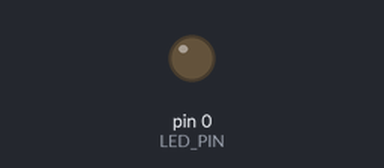
Bench run of a sketch on a simulated Arduino Uno, built with avr-gcc and run on an emulated ATmega328P. On the bench: output pins drawn as LEDs (lit = HIGH). Sleep ends after the set time or at an interrupt.

Above: at 6.0 s.
At 10.4 s:
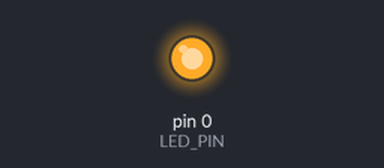
Timing chart, 0 to 13.9 s (numbered marks = the images above):
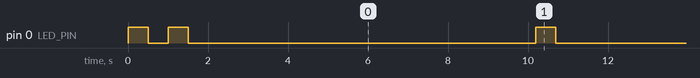

The sketch:

test-attiny84-low-power.ino
```cpp
#include <avr/sleep.h>
#include <avr/wdt.h>

#define LED_PIN 0

#define adc_disable() (ADCSRA &= ~(1<<ADEN))

void setup() {
  pinMode(LED_PIN, OUTPUT);

  blinkLed();
  blinkLed();
}

void blinkLed(void) {
  digitalWrite(LED_PIN, HIGH);
  delay(500);
  digitalWrite(LED_PIN, LOW);
  delay(500);
}

void powerDown(void) {
  PRR |= _BV(PRTIM1) | _BV(PRADC);
}

void powerUp(void) {
  PRR = 0;// &= ~_BV(PRTIM1) & ~_BV(PRADC);
}

// Handle watchdog timer interrupt
ISR(WDT_vect) {
  wdt_disable();  // disable watchdog
}

void myWatchdogEnable(const byte interval) {
  MCUSR = 0;                          // reset various flags
  WDTCSR |= 0b00011000;               // see docs, set WDCE, WDE
  WDTCSR =  0b01000000 | interval;    // set WDIE, and appropriate delay

  wdt_reset();
  set_sleep_mode(SLEEP_MODE_PWR_DOWN);
  sleep_mode();            // now goes to Sleep and waits for the interrupt
}

void loop(void) {
  powerDown();
  myWatchdogEnable (0b100001);
  powerUp();
  blinkLed();
}
```

Measured:
- by itself, pin 0 (LED_PIN): repeats every 9.2 s: HIGH 0.50 s, LOW 8.7 s
